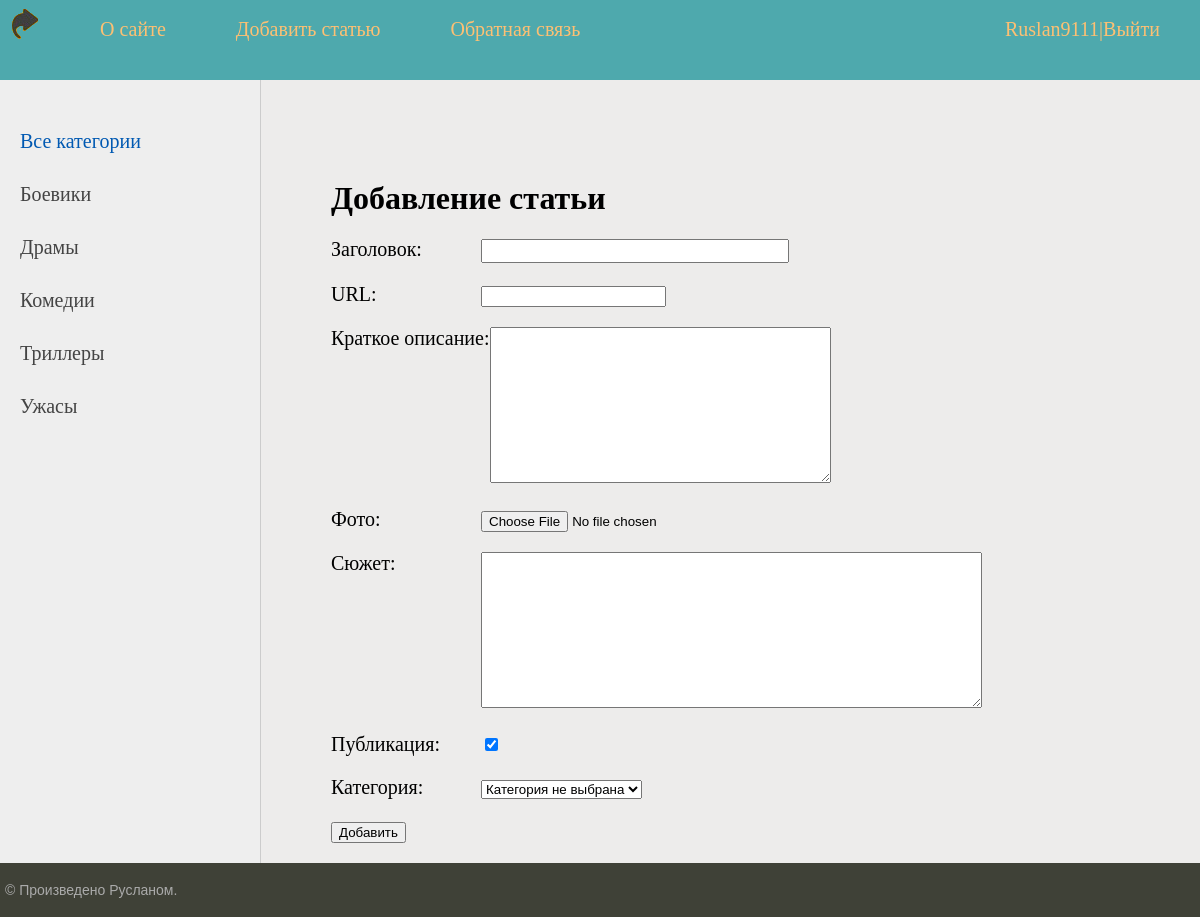
Screenshot of /addpage/ (signed in) with the database file from the repository.
### movies/models.py (models this page shows)
class Category(models.Model):
    title_cat = models.CharField(max_length=100, db_index=True, verbose_name="Категория")
    slug = models.SlugField(max_length=255, unique=True, db_index=True, verbose_name="URL")
    def __str__(self):
        return self.title_cat
    def get_absolute_url(self):
        return reverse('category', kwargs={'cat_slug': self.slug})
    class Meta:
        verbose_name="Категории"
        verbose_name_plural="Категории"
        ordering = ['id']

### movies/views.py (the view)
# urls.py: path('addpage/', AddPage.as_view(), name='add_page'),
class AddPage(LoginRequiredMixin, DataMixin, CreateView):
    form_class = AddPostForm
    template_name = 'movies/addpage.html'
    success_url = reverse_lazy('home')
    login_url = reverse_lazy('home')
    raise_exception = True
    def get_context_data(self, *, object_list=None, **kwargs):
       context = super().get_context_data(**kwargs)
       c_def = self.get_user_context(title="Добавление статьи")
       return dict(list(context.items()) + list(c_def.items()))

### movies/forms.py (shortened to what this page needs)
class AddPostForm(forms.ModelForm):
    def __init__(self, *args, **kwargs):
        super().__init__(*args, **kwargs)
        self.fields['cat'].empty_label = "Категория не выбрана"
    class Meta:
        model = Movies
        fields = ['title', 'slug', 'brief_description', 'photo', 'content', 'is_published', 'cat']
        widgets = {
            'title': forms.TextInput(attrs={'class':'form-input'}),
            'content': forms.Textarea(attrs={'cols': 60, 'rows':10}),
        }

### movies/utils.py (called while the page is built)
    def get_user_context(self, **kwargs):
        context = kwargs
        cats = cache.get('cats')
        if not cats:
            cats = Category.objects.annotate(Count('movies'))
            cache.set('cats', cats, 60)
        user_menu = menu.copy()
        if not self.request.user.is_authenticated:
            user_menu.pop(1)
        context['menu'] = user_menu
        context['cats'] = cats
        if 'cat_selected' not in context:
            context['cat_selected'] = 0
        return context

### movies/templates/movies/addpage.html (shortened to what this page needs)
{% extends 'movies/base.html' %}
{% block content %}
<h1>{{title}}</h1>
<form action="{% url 'add_page' %}" method="post" enctype="multipart/form-data">
{% for f in form %}
<p><label class="form-label" for="{{f.id_for_label }}">{{f.label}}:</label>{{f}}</p>
    {% endfor %}
    <button type="submit">Добавить</button>
</form>
{% endblock %}

### movies/templates/movies/base.html (shortened to what this page needs)
{% load static %}
{% load movies_tags %}
<!DOCTYPE html>
<html>
<head>
	<link type="text/css" href="{% static 'movies/css/styles.css' %}" rel="stylesheet" />
</head>
<body>
<table class="table-page" border=0 cellpadding="0" cellspacing="0">
<tr><td valign=top>
{% block mainmenu %}
	<div class="header">
		<ul id="mainmenu" class="mainmenu">
		<li class="logo"><a href="{% url 'home' %}"><div class="logo"></div></a></li>
{% for m in menu %}
	<li><a href="{% url m.url_name %}">{{m.title}}</a></li>
{% endfor %}
			{% if request.user.is_authenticated %}
			<li class="last"> {{user.username}}|<a href="{% url 'login' %}">Выйти</a></li>
			{% else %}
			<li class="last"></li><a href="{% url 'register' %}">Регистрация</a> | <a href="{% url 'login' %}">Войти</a></li>
			{% endif %}
		</ul>
	</div>
{% endblock mainmenu %}
<table class="table-content" border=0 cellpadding="0" cellspacing="0">
<tr>
	<td valign="top" class="left-chapters">
	<ul id="leftchapters">
{% if cat_selected == 0 %}
		<li class ="selected">Все категории</li>
{% else %}
		<li><a href="{% url 'home' %}">Все категории</a></li>
{% endif %}
{% for c in cats %}
{% if c.movies__count > 0%}
	{% if c.pk == cat_selected %}
		<li class="selected">{{c.title_cat}}</li>
	{% else %}
		<li><a href="{{ c.get_absolute_url }}">{{ c.title_cat }}</a></li>
    {% endif %}
  {% endif %}
{% endfor %}
	</ul>
</td>
<td valign="top" class="content">
	<div class="content-text">
{% block content %}
{% endblock %}
	</div>
</td></tr></table>
</td></tr>
<tr><td valign=top>
	<div id="footer">
		<p>&copy; Произведено Русланом.</p>
	</div>
</td></tr></table>
</body>
</html>

### movies/static/movies/css/styles.css (style rules this page uses)
html, body { font-family: 'Playfair Display', serif; margin: 0; padding: 0; height: 100%; width: 100%; color: #444; }
a { color: #0059b2; text-decoration: none; }
.table-page { width: 100%; height: 100%; vertical-align: top; background: #edeceb; }
.table-page tr { height: 100%; }
.header { background: #4ea9ad; height: 80px; }
.logo { background: url('../images/logoo.png') no-repeat 10px 5px; width: 70px; height: 60px; }
ul.mainmenu { list-style: none; margin: 0; padding: 0; height: 60px; color: #fdc073; font-size: 20px; overflow: hidden; }
ul.mainmenu li { float: left; margin: 18px 40px 0 30px; }
ul.mainmenu li.logo { margin: 0; }
ul.mainmenu li.last { float: right; }
ul.mainmenu li a { color: #fdc073; text-decoration: none; }
.table-content { width: 100%; min-height: 100%; height: 100%; }
.left-chapters { margin: 0; background: #eee; border-right: 1px solid #ccc; min-height: 100%; }
.left-chapters ul { width: 230px; min-height: 100%; margin: 0; padding: 20px 10px 10px 20px; list-style: none; font-size: 20px; }
.left-chapters ul li { margin: 30px 0 0 0; color: #999; }
.left-chapters ul li.selected { color: #0059b2; }
.left-chapters ul li a { color: #444; text-decoration: none; }
.content { padding: 40px 20px 20px 40px; width: 100%; box-sizing: border-box; }
.content-text { margin: 60px 0 0 30px; color: #000; font-size: 20px; font-family: Yandex Sans Display Light; }
.content-text h1 { font-size: 32px; }
#footer { box-sizing: border-box; background: #3F4137; padding: 5px; color: #aaa; font-size: 14px; font-family: Verdana, Geneva, Arial, Helvetica; text-align: left; overflow: hidden; }
.form-input { width: 300px; font-size: 16px; }
.form-label { display: inline-block; min-width: 150px; vertical-align: top; }

### rows the page displays
Category: title_cat "Боевики"
Category: title_cat "Драмы"
Category: title_cat "Комедии"
Category: title_cat "Триллеры"
Category: title_cat "Ужасы"

### other values shown
{{ m.title }} "О сайте" "Добавить статью" "Обратная связь"
{{ user.username }} "Ruslan9111"
{{ title }} "Добавление статьи"
{{ f.label }} "Заголовок" "URL" "Краткое описание" "Фото" "Сюжет" "Публикация" "Категория"
